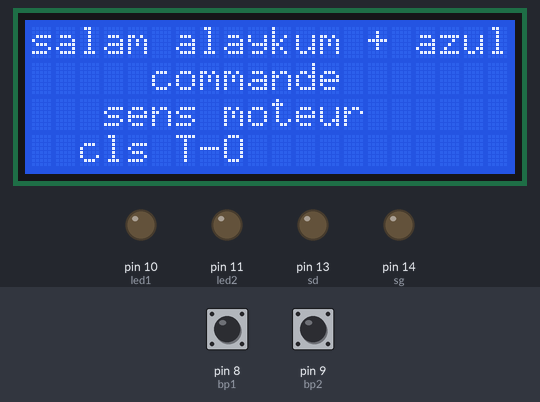
The sketch below on a simulated Arduino Uno, built with avr-gcc and run on an emulated ATmega328P. On the bench: 20×4 character LCD, output pins drawn as LEDs (lit = HIGH). Inputs (shaded band) come from the test bench; at power-on: pin 8 (bp1) HIGH, pin 9 (bp2) HIGH.

Above: at 0.1 s.
4.3 s: pin 8 (bp1) pulled LOW for 0.15 s
At 5.1 s:
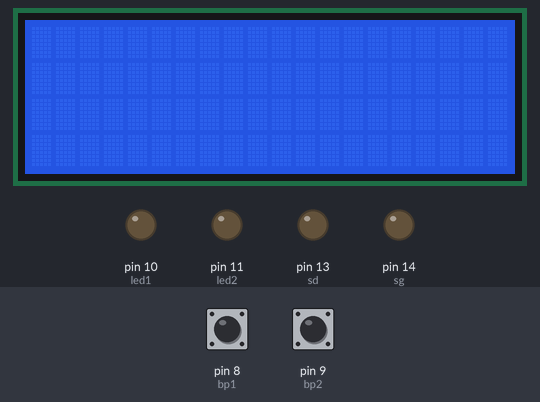
5.9 s: pin 9 (bp2) pulled LOW for 0.15 s
At 5.98 s:
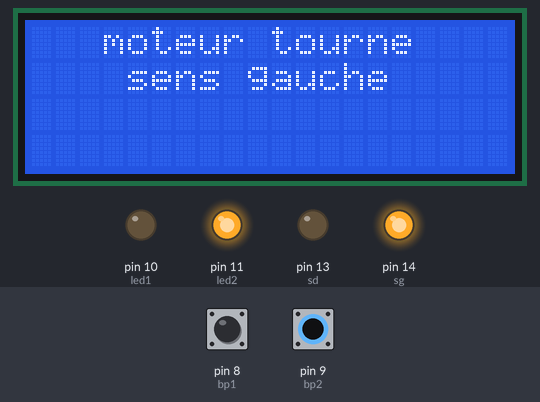
7.5 s: pin 9 (bp2) pulled LOW for 3.2 s
At 11.8 s:
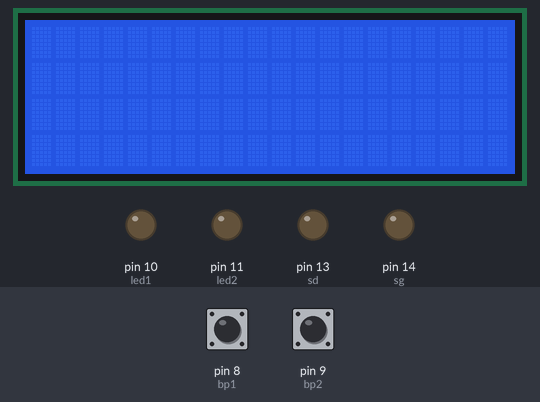
12.2 s: pin 8 (bp1) pulled LOW for 3.2 s
At 12.9 s:
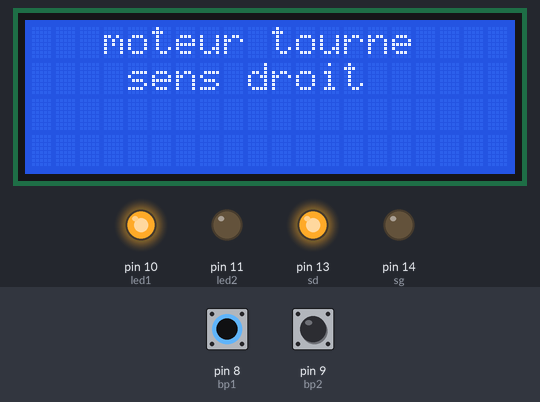
16.9 s: pin 8 (bp1) driven LOW and pin 9 (bp2) driven LOW
At 17.9 s:
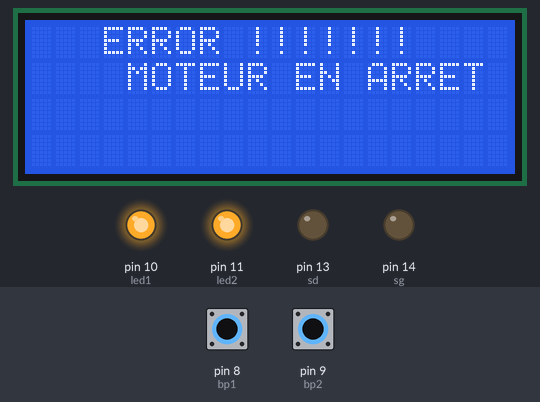
18.4 s: pin 9 (bp2) driven HIGH
At 19.3 s:
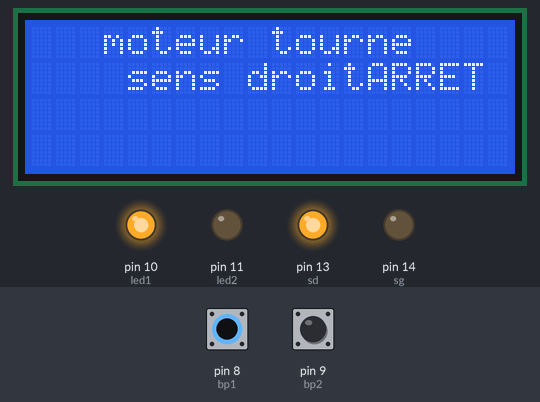
Timing chart, 0 to 20.9 s (numbered marks = the images above; inputs shaded):
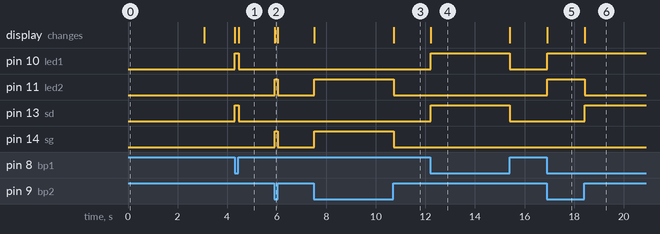

Measured:
- after the input at 4.3 s, pin 10 (led1), pin 13 (sd): LOW → HIGH at once, → LOW 0.15 s later; the display: first changes at once (image 1 shows a later state)
- after the input at 5.9 s, pin 11 (led2), pin 14 (sg): LOW → HIGH at once, → LOW 0.14 s later; the display: changes at once (image 2)
- after the input at 7.5 s, pin 11 (led2), pin 14 (sg): LOW → HIGH at once, → LOW 3.2 s later; the display: first changes at once (image 3 shows a later state)
- after the input at 12.2 s, pin 10 (led1), pin 13 (sd): LOW → HIGH at once, → LOW 3.2 s later; the display: changes at once (image 4)
- after the input at 16.9 s, pin 10 (led1), pin 11 (led2): LOW → HIGH at once; the display: changes at once (image 5)
- after the input at 18.4 s, pin 11 (led2): HIGH → LOW at once; pin 13 (sd): LOW → HIGH at once; the display: changes at once (image 6)

The sketch:

sketch_mar16b.ino
```cpp
/* faire un schema et son prg qui permet de :
 *  - un msg d'accueil s'affiche comme suit "salam alaykum azul"
 *                                               commande
 *                                              sens moteur
 *                                             cls TIZI OUZOU
 * puis sur la 1ere ligne sur cette afficheur le message : selectionner le sens
 * deux BP nous permettent de choisir le sens voulu ( gauche ou droite)
 * apres avoir choisi un sens le moteur commence a fonctionné en meme temps une led temoin pour chaque sens s'allume en meme temps le sens choisi s'afficher sur l'afficheur de cette façon :
 *        moteur tourne
 *        sens gauche
 *
 *        module i2c
 */

 #include <LiquidCrystal.h>
 const int rs=7, en=6, d4=5, d5=4, d6=3, d7=2;
 LiquidCrystal lcd(rs,en,d4,d5,d6,d7);
 #define bp1 8
 #define bp2 9
 #define led1 10
 #define led2 11
 #define sd 13
 #define sg 14


void setup() {

  lcd.begin(20,4);

  pinMode(bp1,INPUT_PULLUP);
  pinMode(bp2,INPUT_PULLUP);

  pinMode(led1,OUTPUT);
  pinMode(led2,OUTPUT);

  digitalWrite(led1,LOW);
  digitalWrite(led2,LOW);

  pinMode(sd,OUTPUT);
  pinMode(sg,OUTPUT);

  digitalWrite(sd,LOW);
  digitalWrite(sg,LOW);

  lcd.setCursor(0,0);
  lcd.print("salam alaykum + azul");

  lcd.setCursor(5,1);
  lcd.print("commande");

  lcd.setCursor(3,2);
  lcd.print("sens moteur");

  lcd.setCursor(2,3);
  lcd.print("cls T-O");

  delay(3000);
  lcd.clear();
}

void loop() {

  while(digitalRead(bp1) == HIGH && digitalRead(bp2) == HIGH)
  {
    lcd.setCursor(1,0);
  }

  while( (digitalRead(bp1) == LOW) && (digitalRead(bp2) == HIGH) )
  {
    delay(10); // anti ruban
    digitalWrite(led1,HIGH); digitalWrite(led2,LOW);
    digitalWrite(sd,HIGH); digitalWrite(sg,LOW);
    lcd.setCursor(3,0); lcd.print("moteur tourne");
    lcd.setCursor(4,1); lcd.print("sens droit");

    if (digitalRead(bp2) == LOW)
    {
      delay(10);
      break;
    }
  }

  digitalWrite(led1,LOW);   digitalWrite(sd,LOW);
  lcd.clear();

  while(digitalRead(bp2) == LOW && digitalRead(bp1) == HIGH)
  {
    delay(10); // anti ruban
    digitalWrite(led1,LOW); digitalWrite(led2,HIGH);
    digitalWrite(sd,LOW); digitalWrite(sg,HIGH);
    lcd.setCursor(3,0); lcd.print("moteur tourne");
    lcd.setCursor(4,1); lcd.print("sens gauche");

    if (digitalRead(bp1) == LOW)
    {
      delay(10);
      break;
    }
  }

  digitalWrite(led2,LOW);   digitalWrite(sg,LOW);
  lcd.clear();

  while(digitalRead(bp1) == LOW && digitalRead(bp2) == LOW)
  {
    delay(10); // anti ruban
    digitalWrite(led1,HIGH); digitalWrite(led2,HIGH);
    digitalWrite(sd,LOW); digitalWrite(sg,LOW);
    lcd.setCursor(3,0); lcd.print("ERROR !!!!!!!");
    lcd.setCursor(4,1); lcd.print("MOTEUR EN ARRET");
  }
}
```
